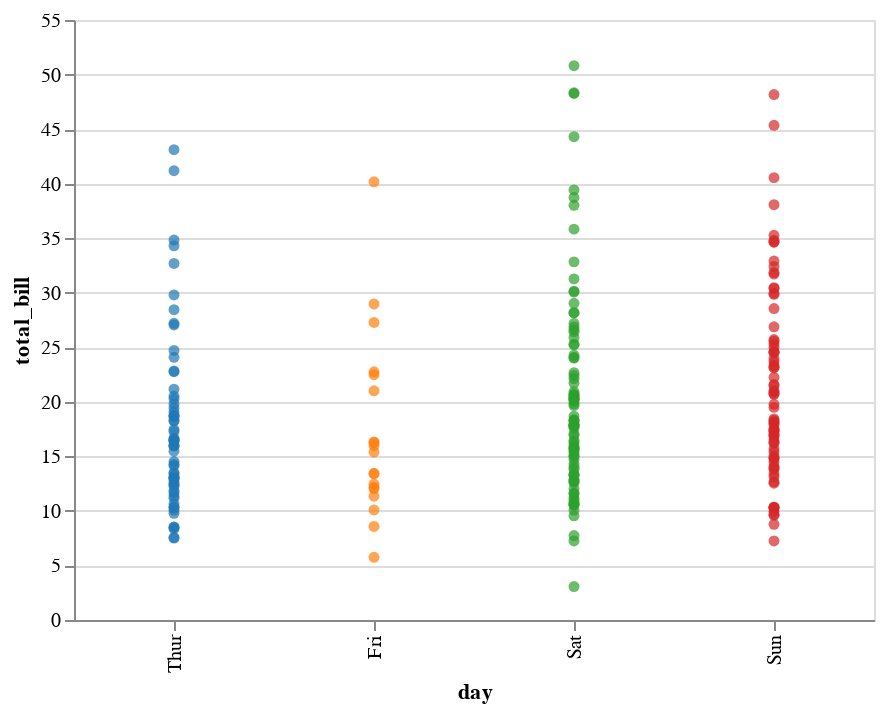

Notebook cell for this chart:
### Code cell
display(salt.stripplot(x="day", y="total_bill", data=tips))
ax = sns.stripplot(x="day", y="total_bill", data=tips)

### Figure 1 — Vega-Lite specification as saved in the notebook (floating-point values rounded to 4 significant figures; data arrays with more than 128 entries replaced by an {"elided": "..."} marker saying what was removed)
{"$schema": "https://vega.github.io/schema/vega-lite/v2.4.1.json", "config": {"view": {"height": 300, "width": 400}}, "data": {"values": {"elided": "244 records"}}, "encoding": {"color": {"field": "c", "scale": null, "type": "nominal"}, "x": {"axis": {"title": "day"}, "field": "day", "sort": null, "type": "nominal"}, "y": {"axis": {"title": "total_bill"}, "field": "total_bill", "scale": {"zero": false}, "type": "quantitative"}}, "mark": "circle", "selection": {"selector002": {"bind": "scales", "encodings": ["x", "y"], "mark": {"fill": "#333", "fillOpacity": 0.125, "stroke": "white"}, "on": "[mousedown, window:mouseup] > window:mousemove!", "resolve": "global", "translate": "[mousedown, window:mouseup] > window:mousemove!", "type": "interval", "zoom": "wheel!"}}}
